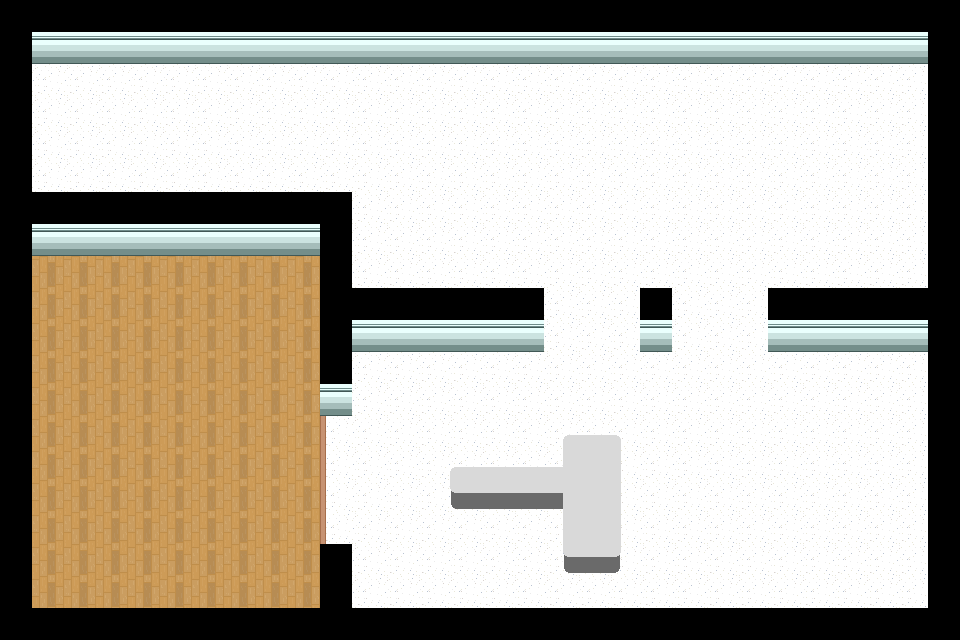

Rendered tile map (Tiled .tmx) drawn with the repository's tilesets; below, a short description and the full map source, tile grids included:
An orthogonal 30x20 tile map with 32x32 px tiles, 2 tile layers (BG, Graphics) and 23 objects.

<map version="1.9" tiledversion="1.9.2" orientation="orthogonal" renderorder="right-down" width="30" height="20" tilewidth="32" tileheight="32" infinite="0" nextlayerid="5" nextobjectid="50">
 <tileset firstgid="1" source="Untitled-1.tsx" />
 <layer id="2" name="BG" width="30" height="20">
  <data encoding="csv">
6,6,6,6,6,6,6,6,6,6,6,6,6,6,6,6,6,6,6,6,6,6,6,6,6,6,6,6,6,6,
6,5,5,5,5,5,5,5,5,5,5,5,5,5,5,5,5,5,5,5,5,5,5,5,5,5,5,5,5,6,
6,5,5,5,5,5,5,5,5,5,5,5,5,5,5,5,5,5,5,5,5,5,5,5,5,5,5,5,5,6,
6,5,5,5,5,5,5,5,5,5,5,5,5,5,5,5,5,5,5,5,5,5,5,5,5,5,5,5,5,6,
6,5,5,5,5,5,5,5,5,5,5,5,5,5,5,5,5,5,5,5,5,5,5,5,5,5,5,5,5,6,
6,5,5,5,5,5,5,5,5,5,5,5,5,5,5,5,5,5,5,5,5,5,5,5,5,5,5,5,5,6,
6,6,6,6,6,6,6,6,6,6,6,5,5,5,5,5,5,5,5,5,5,5,5,5,5,5,5,5,5,6,
6,5,5,5,5,5,5,5,5,5,6,5,5,5,5,5,5,5,5,5,5,5,5,5,5,5,5,5,5,6,
6,7,7,7,7,7,7,7,7,7,6,5,5,5,5,5,5,5,5,5,5,5,5,5,5,5,5,5,5,6,
6,7,7,7,7,7,7,7,7,7,6,6,6,6,6,6,6,5,5,5,6,5,5,5,6,6,6,6,6,6,
6,7,7,7,7,7,7,7,7,7,6,5,5,5,5,5,5,5,5,5,5,5,5,5,5,5,5,5,5,6,
6,7,7,7,7,7,7,7,7,7,6,5,5,5,5,5,5,5,5,5,5,5,5,5,5,5,5,5,5,6,
6,7,7,7,7,7,7,7,7,7,5,5,5,5,5,5,5,5,5,5,5,5,5,5,5,5,5,5,5,6,
6,7,7,7,7,7,7,7,7,7,5,5,5,5,5,5,5,5,5,5,5,5,5,5,5,5,5,5,5,6,
6,7,7,7,7,7,7,7,7,7,5,5,5,5,5,5,5,5,5,5,5,5,5,5,5,5,5,5,5,6,
6,7,7,7,7,7,7,7,7,7,5,5,5,5,5,5,5,5,5,5,5,5,5,5,5,5,5,5,5,6,
6,7,7,7,7,7,7,7,7,7,5,5,5,5,5,5,5,5,5,5,5,5,5,5,5,5,5,5,5,6,
6,7,7,7,7,7,7,7,7,7,6,5,5,5,5,5,5,5,5,5,5,5,5,5,5,5,5,5,5,6,
6,7,7,7,7,7,7,7,7,7,6,5,5,5,5,5,5,5,5,5,5,5,5,5,5,5,5,5,5,6,
6,6,6,6,6,6,6,6,6,6,6,6,6,6,6,6,6,6,6,6,6,6,6,6,6,6,6,6,6,6
</data>
 </layer>
 <layer id="1" name="Graphics" width="30" height="20">
  <data encoding="csv">
0,0,0,0,0,0,0,0,0,0,0,0,0,0,0,0,0,0,0,0,0,0,0,0,0,0,0,0,0,0,
0,172,172,172,172,172,172,172,172,172,172,172,172,172,172,172,172,172,172,172,172,172,172,172,172,172,172,172,172,0,
0,0,0,0,0,0,0,0,0,0,0,0,0,0,0,0,0,0,0,0,0,0,0,0,0,0,0,0,0,0,
0,0,0,0,0,0,0,0,0,0,0,0,0,0,0,0,0,0,0,0,0,0,0,0,0,0,0,0,0,0,
0,0,0,0,0,0,0,0,0,0,0,0,0,0,0,0,0,0,0,0,0,0,0,0,0,0,0,0,0,0,
0,0,0,0,0,0,0,0,0,0,0,0,0,0,0,0,0,0,0,0,0,0,0,0,0,0,0,0,0,0,
0,0,0,0,0,0,0,0,0,0,0,0,0,0,0,0,0,0,0,0,0,0,0,0,0,0,0,0,0,0,
0,172,172,172,172,172,172,172,172,172,0,0,0,0,0,0,0,0,0,0,0,0,0,0,0,0,0,0,0,0,
0,0,0,0,0,0,0,0,0,0,0,0,0,0,0,0,0,0,0,0,0,0,0,0,0,0,0,0,0,0,
0,0,0,0,0,0,0,0,0,0,0,0,0,0,0,0,0,0,0,0,0,0,0,0,0,0,0,0,0,0,
0,0,0,0,0,0,0,0,0,0,0,172,172,172,172,172,172,0,0,0,172,0,0,0,172,172,172,172,172,0,
0,0,0,0,0,0,0,0,0,0,0,0,0,0,0,0,0,0,0,0,0,0,0,0,0,0,0,0,0,0,
0,0,0,0,0,0,0,0,0,0,172,0,0,0,0,0,0,0,0,0,0,0,0,0,0,0,0,0,0,0,
0,0,0,0,0,0,0,0,0,0,40,0,0,0,0,0,0,3,36,4,0,0,0,0,0,0,0,0,0,0,
0,0,0,0,0,0,0,0,0,0,40,0,0,0,35,36,36,37,2,2684354596,0,0,0,0,0,0,0,0,0,0,
0,0,0,0,0,0,0,0,0,0,40,0,0,0,69,70,70,71,2,2684354596,0,0,0,0,0,0,0,0,0,0,
0,0,0,0,0,0,0,0,0,0,40,0,0,0,0,0,0,1610612772,2,2684354596,0,0,0,0,0,0,0,0,0,0,
0,0,0,0,0,0,0,0,0,0,0,0,0,0,0,0,0,105,70,106,0,0,0,0,0,0,0,0,0,0,
0,0,0,0,0,0,0,0,0,0,0,0,0,0,0,0,0,0,0,0,0,0,0,0,0,0,0,0,0,0,
0,0,0,0,0,0,0,0,0,0,0,0,0,0,0,0,0,0,0,0,0,0,0,0,0,0,0,0,0,0
</data>
 </layer>
 <objectgroup id="3" name="walls">
  <object id="1" x="0" y="0" width="32" height="640" />
  <object id="2" x="32" y="608" width="928" height="32" />
  <object id="3" x="928" y="0" width="32" height="608" />
  <object id="4" x="32" y="0" width="896" height="64" />
  <object id="5" x="32" y="192" width="320" height="64" />
  <object id="6" x="320" y="256" width="32" height="160" />
  <object id="7" x="320" y="544" width="32" height="64" />
  <object id="8" x="352" y="288" width="192" height="64" />
  <object id="9" x="640" y="288" width="32" height="64" />
  <object id="10" x="768" y="288" width="160" height="64" />
  <object id="48" x="450" y="467.091" width="116.727" height="26.1818" />
  <object id="49" x="563" y="435" width="58" height="123" />
 </objectgroup>
 <objectgroup id="4" name="counters">
  <object id="35" x="464" y="480" />
  <object id="36" x="496" y="480" />
  <object id="37" x="528" y="480" />
  <object id="38" x="560" y="480" />
  <object id="39" x="576" y="448" />
  <object id="40" x="608" y="448" />
  <object id="42" x="608" y="480" />
  <object id="43" x="608" y="512" />
  <object id="44" x="608" y="544" />
  <object id="45" x="576" y="544" />
  <object id="46" x="576" y="512" />
 </objectgroup>
</map>
